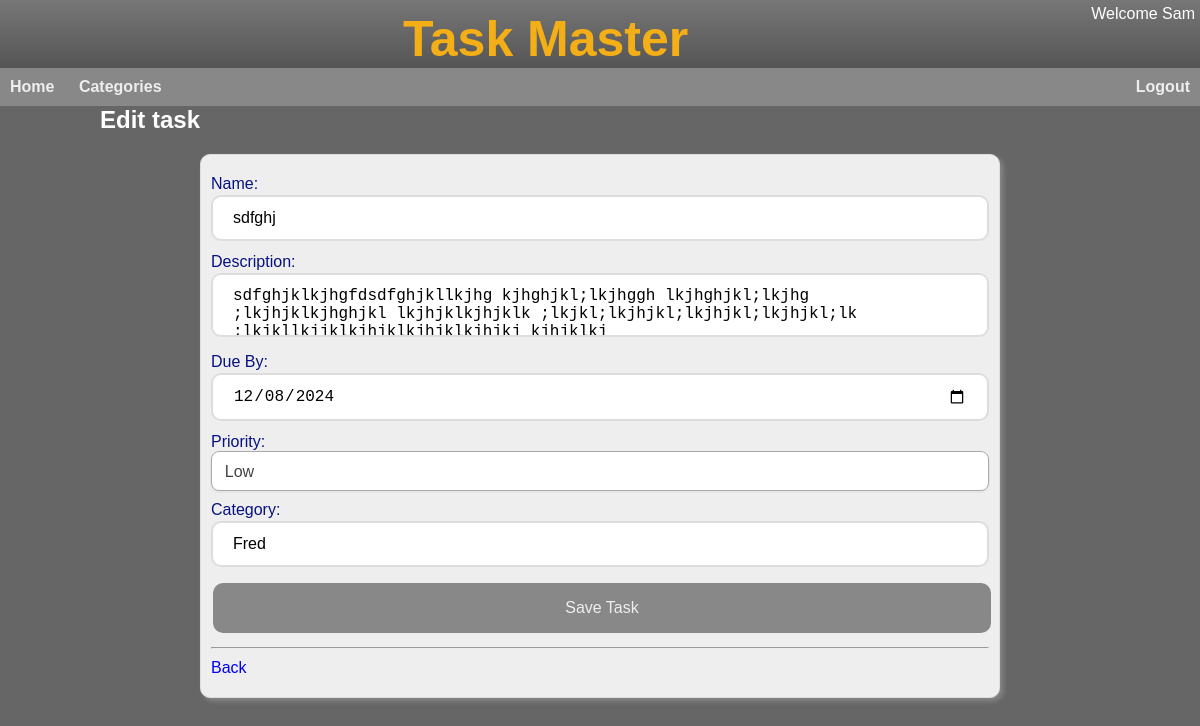
/edit/7 (signed in), run on an earlier commit of the app's database.
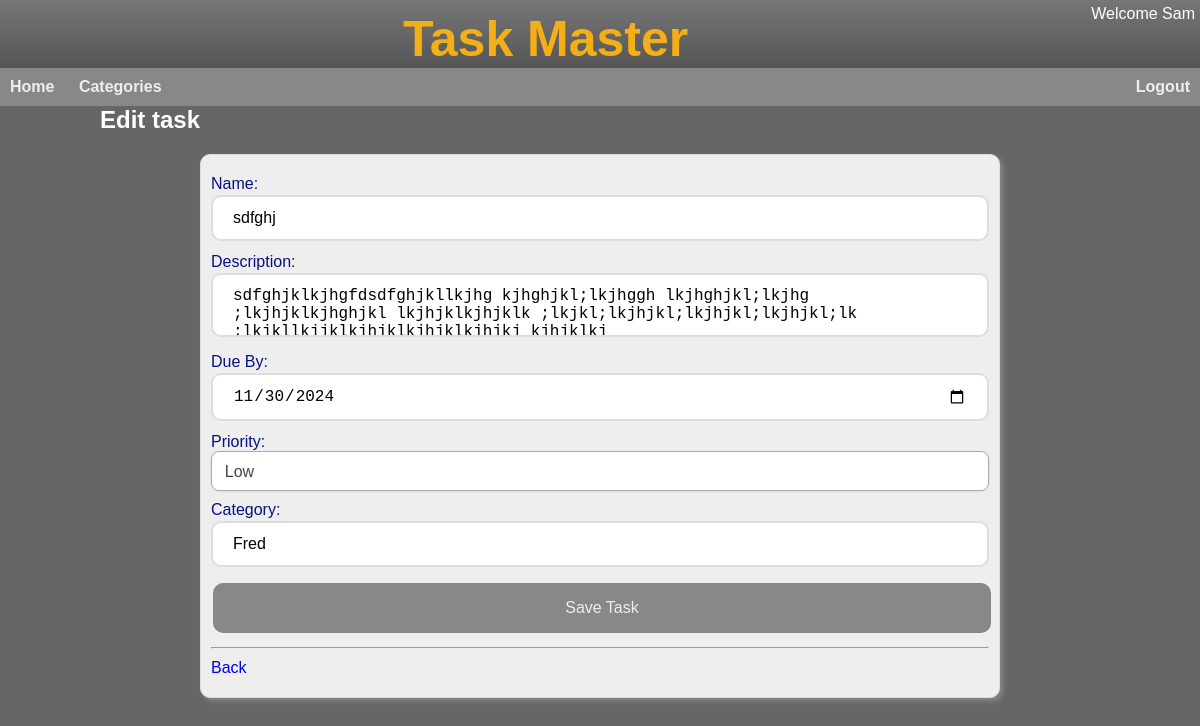
And on a later commit of the database.
### app/models/task.py (models this page shows, shortened)
class Task(db.Model):
  id = db.Column(db.Integer, primary_key=True)
  user_id = db.Column(db.Integer, db.ForeignKey('user.id'))
  name = db.Column(db.String(32))
  description = db.Column(db.String(250))
  category = db.Column(db.String(10))
  priority = db.Column(db.Integer,default=P_LOW)
  status = db.Column(db.Integer,default=STS_NEW)
  due_by = db.Column(db.DateTime)
  created_at = db.Column(db.DateTime, default=db.func.datetime('now'))

### app/main/main_routes.py (the view)
@bp.route('/edit/<id>')
@login_required
def edit_task(id):
    task = Task.query.get(id)
    if not task or task.user_id != current_user.id:
      abort(403)
    return render_template('edit_task.html', task=task, action_url = url_for('main.update_task', id=task.id))

### app/main/__init__.py (called while the page is built)
def init_app(app):
    app.register_blueprint(bp)
    app.register_error_handler(403, error_forbidden)
    app.jinja_options['finalize'] = lambda x: x if x is not None else '' #prevent Jinja from printing None
    login.login_view = 'main.login'
    login.init_app(app)
    @app.context_processor
    def inject_default_template_variables():
         return dict(h=helpers)
    @app.before_request
    def update_last_seen():
      if current_user.is_authenticated:
        current_user.update_last_seen()

### app/models/user.py (called while the page is built)
@login.user_loader
def load_user(id):
  return User.query.get(int(id))

  def update_last_seen(self):
    last_seen = self.last_seen if self.last_seen else datetime.fromtimestamp(0)
    if (datetime.utcnow() - last_seen).total_seconds() > 600:  # More than 10 minutes ago
     self.last_seen = datetime.utcnow()
     db.session.commit()

### app/utils/helpers.py (called while the page is built)
def html_date(dt):
  if not isinstance(dt, datetime.datetime):
    return ''
  return dt.strftime("%Y-%m-%d")

### app/templates/edit_task.html
{% extends "base.html" %}
{% block head %}
  <link rel="stylesheet" href="{{ url_for('static', filename='taskform.css') }}">
{% endblock %}
{% block content %}
<div id="new-task">
  <h2>Edit task</h2>
    {% include '_task_form.html'   %}
</div>
{% endblock %}

### app/templates/_task_form.html (shortened to what this page needs)
<form id="taskform" action="{{ action_url }}" method="POST">
    <div>
        <label for="name">Name:</label>
        <input type="text" id="title" name="name" value="{{ task.name }}" required>
    </div>
    <div>
        <label for="description">Description:</label>
        <textarea id="description" name="description">{{ task.description }}</textarea>
    </div>
    <div>
        <label for="due_by">Due By:</label>
        <input type="date" id="due_by" name="due_by" value="{{ h.html_date(task.due_by) }}">
    </div>
    <div>
        <label for="priority">Priority:</label>
        <select id="priority" name="priority" required>
            <option value="0" {% if task.priority == 0 %}selected{% endif %}>Low</option>
        </select>
    </div>
    <div>
        <label for="category">Category:</label>
        <input type="text" id="category" name="category" value="{{ task.category }}" >
    </div>
    <div>
        <input type="submit" value="Save Task">
    </div>
    <div>
      <hr>
      <p><a href="{{ url_for('.home') }}">Back</a></li></p>
    </div>
</form>

What changed in the data, as far as the page shows it:
changed Task "sdfghj": due_by "12/08/2024" → "11/30/2024"
